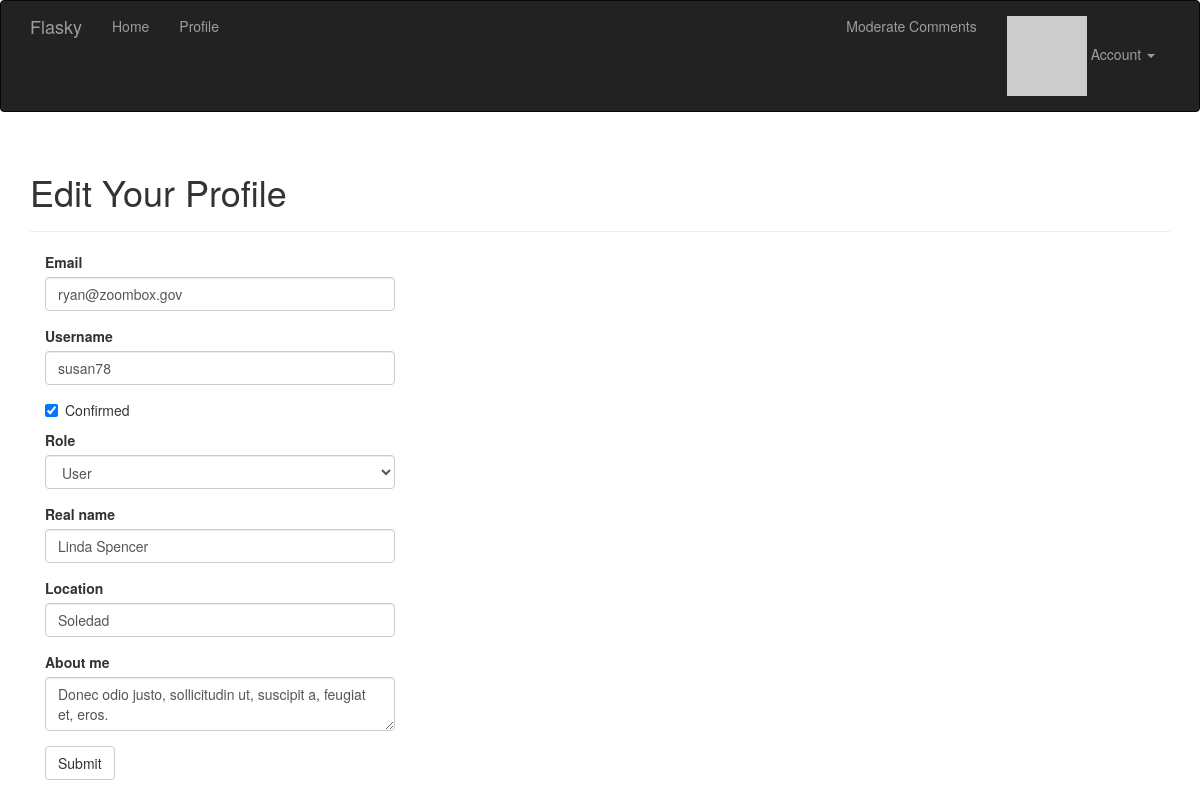
The page /edit-profile/2 (signed in) on the database its author committed.
### app/models.py (models this page shows, shortened)
class User(UserMixin, db.Model):
    __tablename__ = 'users'
    id = db.Column(db.Integer, primary_key=True)
    email = db.Column(db.String(64), unique=True, index=True)
    username = db.Column(db.String(64), unique=True, index=True)
    role_id = db.Column(db.Integer, db.ForeignKey('roles.id'))
    password_hash = db.Column(db.String(128))
    confirmed = db.Column(db.Boolean, default=False)
    name = db.Column(db.String(64))
    location = db.Column(db.String(64))
    about_me = db.Column(db.Text())
    member_since = db.Column(db.DateTime(),default=datetime.utcnow)
    last_seen = db.Column(db.DateTime(),default=datetime.utcnow)
    avatar_hash = db.Column(db.String(32))
    posts = db.relationship('Post',backref='author',lazy='dynamic')
    followed = db.relationship('Follow',
                               foreign_keys=[Follow.follower_id],
                               backref=db.backref('follower', lazy='joined'),
                               lazy='dynamic',
                               cascade='all, delete-orphan')
    followers = db.relationship('Follow',
                                foreign_keys=[Follow.followed_id],
                                backref=db.backref('followed', lazy='joined'),
                                lazy='dynamic',
                                cascade='all, delete-orphan')
    commments = db.relationship('Comment',backref='author',lazy='dynamic')
    def can(self,permissions):
        return self.role is not None and \
               (self.role.permissions & permissions) == permissions
    @property
    def password(self):
        raise AttributeError('password is not a readable attribute')
    def ping(self):
        self.last_seen = datetime.utcnow()
        db.session.add(self)
    def gravatar(self,size=100,default='identicon',rating='g'): #头像由链接和MD5散列值实现
        if request.is_secure:     #判断request是否为https
            url = 'https://secure.gravatar.com/avatar'
        else:
            url = 'http://www.gravatar.com/avatar'
        hash = self.avatar_hash or hashlib.md5(self.email.encode('utf-8')).hexdigest()
        return '{url}/{hash}?s={size}&d={default}&r={rating}'.format(url=url,hash=hash,
                                                                    size=size,default=default,rating=rating)

### app/main/views.py (the view, shortened to what this page needs)
@main.route('/edit-profile/<int:id>',methods=['GET','POST'])
@login_required
@admin_required
def edit_profile_admin(id):
    user = User.query.get_or_404(id)
    form = EditProfileAdminForm(user=user)
    form.email.data = user.email
    form.username.data = user.username
    form.confirmed.data = user.confirmed
    form.role.data = user.role_id
    form.name.data = user.name
    form.location.data = user.location
    form.about_me.data = user.about_me
    return render_template('edit_profile.html',form=form,user=user)

### app/main/forms.py (shortened to what this page needs)
class EditProfileAdminForm(FlaskForm):
    email = StringField('Email',validators=[Required(),Length(1,64),Email()])
    username = StringField('Username',validators=[Required(),Length(1,64),Regexp('^[A-Za-z][A-Za-z0-9_.]*$',0,
                                                                                 'Usernames must have only letters,'
                                                                                 'numbers,dots or underscores')])
    confirmed = BooleanField('Confirmed')
    role = SelectField('Role',coerce=int)
    name = StringField('Real name',validators=[Length(0,64)])
    location = StringField('Location',validators=[Length(0,64)])
    about_me = TextAreaField('About me')
    submit = SubmitField('Submit')
    def __init__(self,user,*args,**kwargs):
        super(EditProfileAdminForm,self).__init__(*args,**kwargs)
        self.role.choices = [(role.id,role.name)
                             for role in Role.query.order_by(Role.name).all()]
        self.user = user

### app/auth/views.py (called while the page is built)
@auth.before_app_request
def before_request():
    if current_user.is_authenticated:
        current_user.ping()
        if not current_user.confirmed \
            and request.endpoint \
            and request.endpoint[:5] != 'auth.' \
            and request.endpoint != 'static':
            return redirect(url_for('auth.unconfirmed'))

### app/main/__init__.py (called while the page is built)
@main.app_context_processor
def inject_permissions():
    return dict(Permission=Permission)

### app/main/views.py (called while the page is built)
@main.after_app_request
def after_request(response):
    for query in get_debug_queries():
        if query.duration >= current_app.config['FLASKY_SLOW_DB_QUERY_TIME']:
            current_app.logger.warning(
                'Slow query: %s\nParameters: %s\nDuration: %fs\nContext: %s\n'
                %(query.statement,query.parameters,query.duration,query.context))
    return response

### app/models.py (called while the page is built)
@login_manager.user_loader
def load_user(user_id):
    return User.query.get(int(user_id))

### app/templates/edit_profile.html (shortened to what this page needs)
{% extends "base.html" %}
{% import "bootstrap/wtf.html" as wtf %}
{% block page_content %}
<div class = "page-header">
    <h1>Edit Your Profile</h1>
</div>
<div class="col-md-4">
    {{ wtf.quick_form(form) }}
</div>
{% endblock %}

### rows shown on the page
User: email "ryan@zoombox.gov", username "susan78", confirmed "☑", role "User", name "Linda Spencer", location "Soledad", about_me "Donec odio justo, sollicitudin ut, suscipit a, feugiat et, eros."
